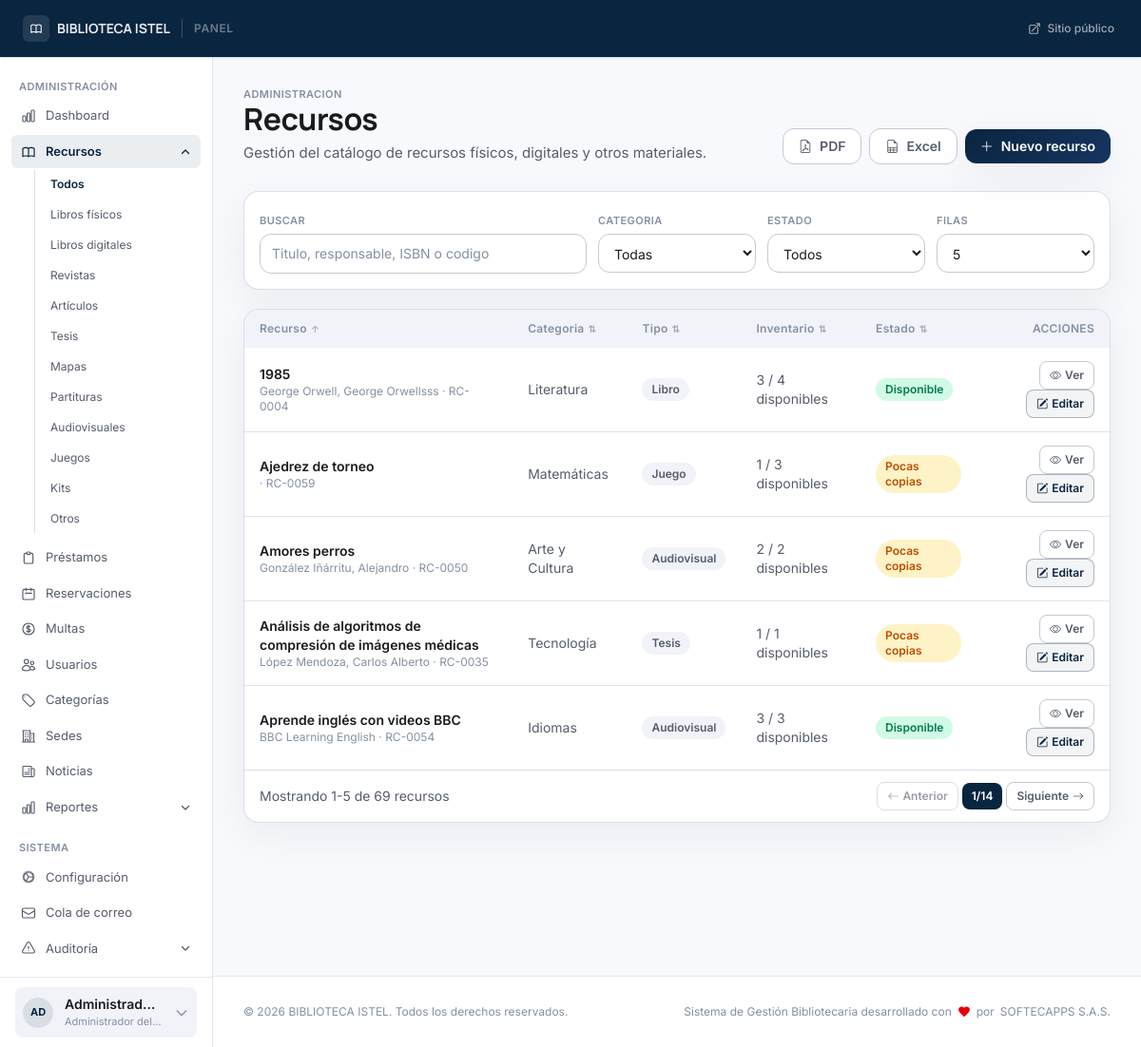
Screenshot of /admin/resources (signed in) with the database file from the repository.
### tables this page shows
CREATE TABLE `users` (
  `id` int(10) unsigned NOT NULL AUTO_INCREMENT,
  `user_number` varchar(20) DEFAULT NULL,
  `name` varchar(150) NOT NULL,
  `email` varchar(150) NOT NULL,
  `document_number` varchar(30) NOT NULL,
  `phone` varchar(30) DEFAULT NULL,
  `address` text DEFAULT NULL,
  `birthdate` date DEFAULT NULL,
  `photo` varchar(255) DEFAULT NULL,
  `role` enum('admin','librarian','teacher','user','guest') NOT NULL DEFAULT 'user',
  `user_type` enum('student','teacher','external','staff') NOT NULL DEFAULT 'student',
  `status` enum('active','suspended','blocked','inactive') NOT NULL DEFAULT 'active',
  `password_hash` varchar(255) NOT NULL,
  `remember_token` varchar(64) DEFAULT NULL,
  `remember_expires` datetime DEFAULT NULL,
  `email_verified_at` datetime DEFAULT NULL,
  `force_password_change` tinyint(1) NOT NULL DEFAULT 0,
  `last_login_at` datetime DEFAULT NULL,
  `last_login_ip` varchar(45) DEFAULT NULL,
  `created_at` datetime NOT NULL DEFAULT current_timestamp(),
  `updated_at` datetime NOT NULL DEFAULT current_timestamp() ON UPDATE current_timestamp(),
  PRIMARY KEY (`id`),
  UNIQUE KEY `uq_users_email` (`email`),
  UNIQUE KEY `uq_users_document` (`document_number`),
  UNIQUE KEY `uq_users_user_number` (`user_number`),
  KEY `idx_users_role_status` (`role`,`status`)
);

CREATE TABLE `resources` (
  `id` int(10) unsigned NOT NULL AUTO_INCREMENT,
  `isbn_13` char(13) DEFAULT NULL,
  `marc_leader` char(24) DEFAULT NULL,
  `marc_control_number` varchar(64) DEFAULT NULL,
  `title` varchar(300) NOT NULL,
  `authors` longtext NOT NULL CHECK (json_valid(`authors`)),
  `marc_record` longtext DEFAULT NULL CHECK (json_valid(`marc_record`)),
  `publisher` varchar(200) DEFAULT NULL,
  `edition_statement` varchar(200) DEFAULT NULL,
  `publication_year` smallint(6) DEFAULT NULL,
  `category_id` int(10) unsigned NOT NULL,
  `branch_id` int(10) unsigned DEFAULT NULL,
  `support_type` enum('physical','digital','audiovisual','journal','thesis','map','score','kit','game','other') NOT NULL DEFAULT 'physical',
  `resource_type` varchar(60) DEFAULT NULL,
  `content_type` varchar(80) DEFAULT NULL,
  `media_type` varchar(80) DEFAULT NULL,
  `carrier_type` varchar(80) DEFAULT NULL,
  `description` text DEFAULT NULL,
  `pages` smallint(5) unsigned DEFAULT NULL,
  `language` char(2) NOT NULL DEFAULT 'es',
  `cover_image` varchar(255) DEFAULT NULL,
  `location` varchar(100) DEFAULT NULL,
  `digital_url` text DEFAULT NULL,
  `acquisition_price` decimal(8,2) DEFAULT NULL,
  `replacement_cost` decimal(8,2) NOT NULL,
  `acquisition_date` date DEFAULT NULL,
  `acquired_at` datetime DEFAULT NULL,
  `is_new_acquisition` tinyint(1) NOT NULL DEFAULT 1,
  `total_copies` tinyint(3) unsigned NOT NULL DEFAULT 0,
  `available_copies` tinyint(3) unsigned NOT NULL DEFAULT 0,
  `digital_access_count` int(10) unsigned NOT NULL DEFAULT 0,
  `is_active` tinyint(1) NOT NULL DEFAULT 1,
  `deactivated_at` datetime DEFAULT NULL,
  `deactivated_by` int(10) unsigned DEFAULT NULL,
  `deactivation_reason` text DEFAULT NULL,
  `created_at` datetime NOT NULL DEFAULT current_timestamp(),
  `updated_at` datetime NOT NULL DEFAULT current_timestamp() ON UPDATE current_timestamp(),
  PRIMARY KEY (`id`),
  UNIQUE KEY `uq_books_marc_control_number` (`marc_control_number`),
  UNIQUE KEY `uq_resources_isbn` (`isbn_13`),
  KEY `idx_resources_support_active` (`support_type`,`is_active`),
  KEY `idx_resources_branch` (`branch_id`,`is_active`),
  KEY `idx_resources_new_acquisition` (`is_new_acquisition`,`acquired_at`),
  KEY `idx_resources_category` (`category_id`),
  KEY `fk_resources_deactivated_by` (`deactivated_by`),
  FULLTEXT KEY `ft_books_search` (`title`,`publisher`),
  CONSTRAINT `fk_resources_branch` FOREIGN KEY (`branch_id`) REFERENCES `library_branches` (`id`) ON UPDATE CASCADE,
  CONSTRAINT `fk_resources_category` FOREIGN KEY (`category_id`) REFERENCES `categories` (`id`) ON UPDATE CASCADE,
  CONSTRAINT `fk_resources_deactivated_by` FOREIGN KEY (`deactivated_by`) REFERENCES `users` (`id`) ON DELETE SET NULL ON UPDATE CASCADE
);

CREATE TABLE `categories` (
  `id` int(10) unsigned NOT NULL AUTO_INCREMENT,
  `name` varchar(100) NOT NULL,
  `slug` varchar(120) NOT NULL,
  `description` text DEFAULT NULL,
  `fine_per_day_override` decimal(5,2) DEFAULT NULL,
  `loan_days_override` tinyint(4) DEFAULT NULL,
  `created_at` datetime NOT NULL DEFAULT current_timestamp(),
  PRIMARY KEY (`id`),
  UNIQUE KEY `uq_categories_name` (`name`),
  UNIQUE KEY `uq_categories_slug` (`slug`)
);

### views/admin/resources/index.php (the view, shortened to what the rows shown need)
<?php
$e = fn(mixed $v) => htmlspecialchars((string) $v, ENT_QUOTES | ENT_SUBSTITUTE, 'UTF-8');
$statusClass = static function (string $status): string {
    return match ($status) {
        'active' => 'bg-emerald-100 text-emerald-700',
        'low' => 'bg-amber-100 text-amber-700',
        'out' => 'bg-red-100 text-red-700',
        default => 'bg-slate-100 text-slate-700',
    };
};
$statusLabel = static function (string $status): string {
    return match ($status) {
        'active' => 'Disponible',
        'low' => 'Pocas copias',
        'out' => 'Sin stock',
        default => 'Estado',
    };
};
$typeLabels = [
    'book'        => 'Libro',
    'ebook'       => 'Digital',
    'journal'     => 'Revista',
    'article'     => 'Artículo',
    'thesis'      => 'Tesis',
    'map'         => 'Mapa',
    'score'       => 'Partitura',
    'audiovisual' => 'Audiovisual',
    'game'        => 'Juego',
    'kit'         => 'Kit',
    'other'       => 'Otro',
];
?>
<section class="p-6 lg:p-8">
    <div class="mb-7 flex flex-col gap-3 sm:flex-row sm:items-end sm:justify-between">
        <div>
            <h1 class="headline-lg text-on-surface">Recursos</h1>
        </div>
    </div>
    <div class="overflow-hidden rounded-2xl border border-outline-variant/60 bg-white shadow-ambient">
        <div class="overflow-x-auto">
            <table id="resources-table" class="min-w-full text-left">
                <thead class="bg-surface-container-low text-xs uppercase tracking-wide text-on-surface-subtle">
                    <tr>
                        <th class="px-4 py-3 font-semibold">
                            <button type="button" data-sort="title" class="resource-sort inline-flex items-center gap-1 hover:text-primary">
                                Recurso <span class="text-[10px] opacity-70">⇅</span>
                            </button>
                        </th>
                        <th class="px-4 py-3 font-semibold">
                            <button type="button" data-sort="category" class="resource-sort inline-flex items-center gap-1 hover:text-primary">
                                Categoria <span class="text-[10px] opacity-70">⇅</span>
                            </button>
                        </th>
                        <th class="px-4 py-3 font-semibold hidden md:table-cell">
                            <button type="button" data-sort="type" class="resource-sort inline-flex items-center gap-1 hover:text-primary">
                                Tipo <span class="text-[10px] opacity-70">⇅</span>
                            </button>
                        </th>
                        <th class="px-4 py-3 font-semibold">
                            <button type="button" data-sort="available" class="resource-sort inline-flex items-center gap-1 hover:text-primary">
                                Inventario <span class="text-[10px] opacity-70">⇅</span>
                            </button>
                        </th>
                        <th class="px-4 py-3 font-semibold">
                            <button type="button" data-sort="status" class="resource-sort inline-flex items-center gap-1 hover:text-primary">
                                Estado <span class="text-[10px] opacity-70">⇅</span>
                            </button>
                        </th>
                        <th class="px-4 py-3 font-semibold text-right">Acciones</th>
                    </tr>
                </thead>
                <tbody id="resources-table-body" class="divide-y divide-outline-variant/50 text-sm">
                    <?php foreach ($books as $book): ?>
                        <tr class="hover:bg-surface-container-low/60 transition-colors"
                            data-resource-id="<?= (int) $book['id'] ?>"
                            data-title="<?= $e(mb_strtolower($book['title'])) ?>"
                            data-author="<?= $e(mb_strtolower($book['author'])) ?>"
                            data-code="<?= $e(mb_strtolower($book['code'])) ?>"
                            data-category="<?= $e(mb_strtolower($book['category'])) ?>"
                            data-type="<?= $e(mb_strtolower($book['resource_type'] ?? 'book')) ?>"
                            data-status="<?= $e($book['status']) ?>"
                            data-available="<?= (int) $book['available'] ?>"
                            data-copies="<?= (int) $book['copies'] ?>">
                            <td class="px-4 py-3.5">
                                <p class="font-semibold text-on-surface" data-cell="title"><?= $e($book['title']) ?></p>
                                <p class="text-xs text-on-surface-subtle"><span data-cell="author"><?= $e($book['author']) ?></span> · <span data-cell="code"><?= $e($book['code']) ?></span></p>
                            </td>
                            <td class="px-4 py-3.5 text-on-surface-muted" data-cell="category"><?= $e($book['category']) ?></td>
                            <td class="px-4 py-3.5 hidden md:table-cell">
                                <span class="inline-flex rounded-full bg-surface-container-low px-2.5 py-1 text-xs font-semibold text-on-surface-muted" data-cell="type">
                                    <?= $e($typeLabels[$book['resource_type'] ?? 'book'] ?? 'Otro') ?>
                                </span>
                            </td>
                            <td class="px-4 py-3.5 text-on-surface-muted" data-cell="inventory">
                                <?= (int) $book['available'] ?> / <?= (int) $book['copies'] ?> disponibles
                            </td>
                            <td class="px-4 py-3.5">
                                <span data-cell="status" class="inline-flex rounded-full px-2.5 py-1 text-xs font-semibold <?= $statusClass($book['status']) ?>">
                                    <?= $e($statusLabel($book['status'])) ?>
                                </span>
                            </td>
                            <td class="px-4 py-3.5 text-right">
                                <a href="<?= BASE_URL ?>/catalog/<?= (int) $book['id'] ?>" class="rounded-lg border border-outline-variant px-2.5 py-1.5 text-xs font-semibold text-on-surface-muted hover:bg-surface-container-low transition-colors inline-flex items-center gap-1">
                                    <i class="bi bi-eye text-[12px]"></i> Ver
                                </a>
                                <button type="button"
                                        data-edit-url="<?= BASE_URL ?>/admin/resources/<?= (int) $book['id'] ?>/edit"
                                        data-edit-title="<?= $e($book['title']) ?>"
                                        class="ml-1 rounded-lg border border-primary/30 bg-primary/5 px-2.5 py-1.5 text-xs font-semibold text-primary hover:bg-primary/10 transition-colors js-open-resource-edit-modal inline-flex items-center gap-1">
                                    <i class="bi bi-pencil-square text-[12px]"></i> Editar
                                </button>
                            </td>
                        </tr>
                    <?php endforeach; ?>
                </tbody>
            </table>
        </div>
    </div>
</section>

### views/partials/panel-sidebar.php (shortened to what the rows shown need)
<?php
$_e      = fn(mixed $v) => htmlspecialchars((string) $v, ENT_QUOTES | ENT_SUBSTITUTE, 'UTF-8');
$role    = $auth_user['role'] ?? '';
$roleBadge = match($role) {
    'admin'     => ['Administrador del sistema', 'bg-red-100 text-red-700 border-red-200'],
    'librarian' => ['Bibliotecario', 'bg-violet-100 text-violet-700 border-violet-200'],
    'teacher'   => ['Docente', 'bg-blue-100 text-blue-700 border-blue-200'],
    'user'    => ['Socio', 'bg-emerald-100 text-emerald-700 border-emerald-200'],
    default     => ['Usuario', 'bg-slate-100 text-slate-700 border-slate-200'],
};
$initials = mb_strtoupper(mb_substr($auth_user['name'] ?? '?', 0, 2));
?>
<aside class="hidden lg:flex flex-col w-56 bg-white border-r border-outline-variant/50 shrink-0" aria-label="Navegación del panel">
    <div class="min-h-[74px] border-t border-outline-variant/40 bg-white px-4 py-2 flex items-center">
        <details class="group relative w-full" onmouseenter="if (this._closeTimer) { clearTimeout(this._closeTimer); this._closeTimer = null; }" onmouseleave="this._closeTimer = setTimeout(() => this.removeAttribute('open'), 320)">
            <summary class="list-none flex items-center gap-3 rounded-lg bg-surface-container-low px-2 py-2 cursor-pointer transition-colors duration-150 hover:bg-white text-on-surface">
                <div class="flex h-8 w-8 shrink-0 items-center justify-center rounded-full bg-primary/10 text-[11px] font-bold text-primary">
                    <?= $_e($initials) ?>
                </div>
                <div class="min-w-0 flex-1">
                    <p class="truncate text-sm font-semibold"><?= $_e($auth_user['name'] ?? '') ?></p>
                    <p class="truncate text-[11px] text-on-surface-subtle"><?= $_e($roleBadge[0]) ?></p>
                </div>
                <svg class="w-4 h-4 text-on-surface-subtle transition-transform duration-200 group-open:rotate-180" fill="none" viewBox="0 0 24 24" stroke="currentColor" stroke-width="2" aria-hidden="true">
                    <path stroke-linecap="round" stroke-linejoin="round" d="M19 9l-7 7-7-7"/>
                </svg>
            </summary>
        </details>
    </div>
</aside>

### rows the page displays
users: name "AD", name "Administrad…", role "Administrador del…"
resources: title "Ajedrez de torneo", code "RC-0059", category.name "Matemáticas", resource_type "Juego", available_copies "1", total_copies "3", status "Pocas copias"
resources: title "Aprende inglés con videos BBC", author "BBC Learning English", code "RC-0054", category.name "Idiomas", resource_type "Audiovisual", available_copies "3", total_copies "3", status "Disponible"
resources: title "Amores perros", author "González Iñárritu, Alejandro", code "RC-0050", category.name "Arte y Cultura", resource_type "Audiovisual", available_copies "2", total_copies "2", status "Pocas copias"
resources: title "Análisis de algoritmos de compresión de imágenes médicas", author "López Mendoza, Carlos Alberto", code "RC-0035", category.name "Tecnología", resource_type "Tesis", available_copies "1", total_copies "1", status "Pocas copias"
resources: title "1985", author "George Orwell, George Orwellsss", code "RC-0004", category.name "Literatura", resource_type "Libro", available_copies "3", total_copies "4", status "Disponible"

### other values shown
$_e($settings['library_name'] ?? 'Biblioteca') "BIBLIOTECA ISTEL"
$_e($_rLabel) "Todos"
$_e($_rLabel) "Libros físicos"
$_e($_rLabel) "Libros digitales"
$_e($_rLabel) "Revistas"
$_e($_rLabel) "Artículos"
$_e($_rLabel) "Tesis"
$_e($_rLabel) "Mapas"
$_e($_rLabel) "Partituras"
$_e($_rLabel) "Audiovisuales"
$_e($_rLabel) "Juegos"
$_e($_rLabel) "Kits"
$_e($_rLabel) "Otros"
$settings['library_name'] "BIBLIOTECA ISTEL"
